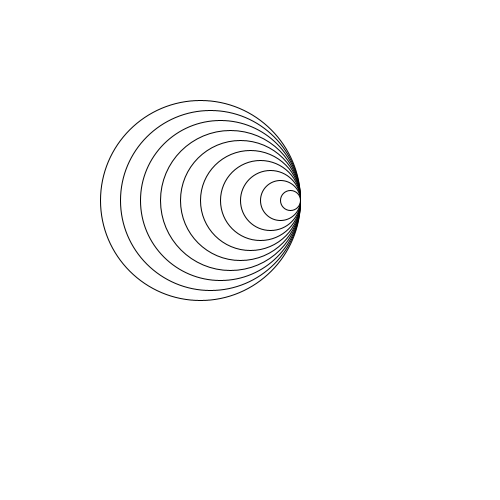
Frame 1 (no input)
Frame 60 (the mouse pressed at the canvas centre just before this capture): identical to frame 1, image omitted
Frame 120 (the mouse held since frame 60 and released just before this capture): identical to frame 1, image omitted

The Processing sketch that drew this single still picture (run headless with seeded random() and noise(); from frame 60 on, the mouse is pressed at the canvas centre):

// Processing sketch: ho9_opdracht6
// ── ho9_opdracht6.pde


void setup(){
  size(500,500);
}

void draw(){
  background(255,255,255);
  drawrightC(250,250 ,200,10);
}
void drawrightC(int x, int y,int sizeC, int aantal){
    for(int i = 0; i < aantal; i++){
    ellipse(300 - sizeC/2,200,sizeC,sizeC);
    sizeC -= 20;
    }  
  
}
